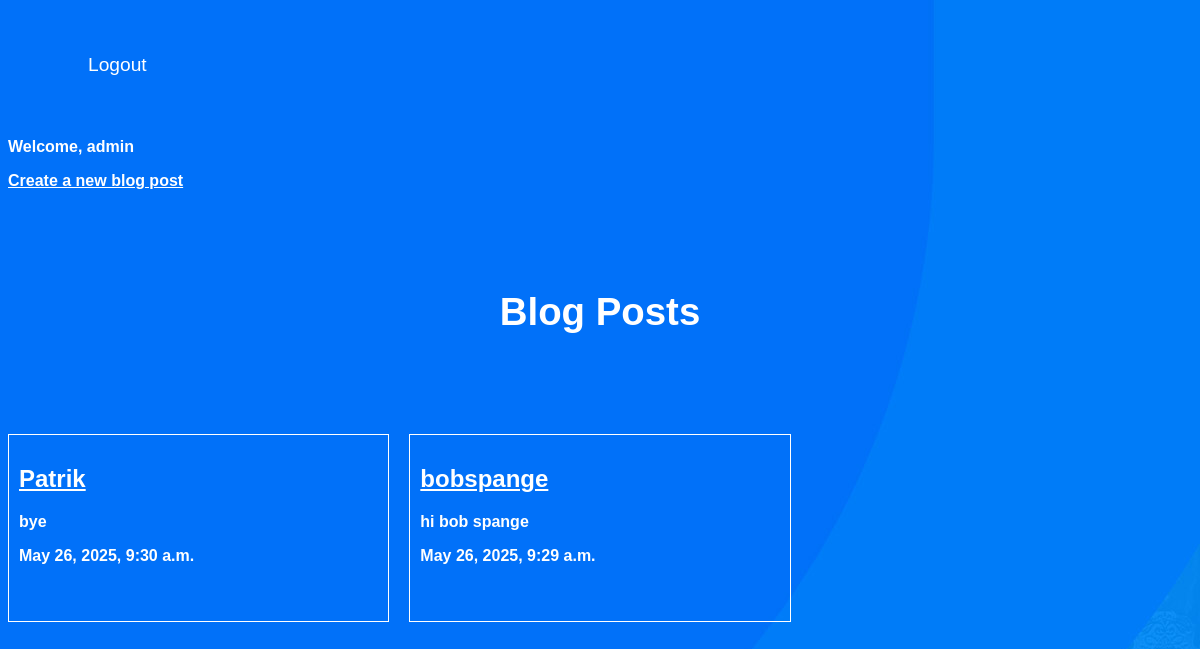
Before: / (signed in) with the older database file.
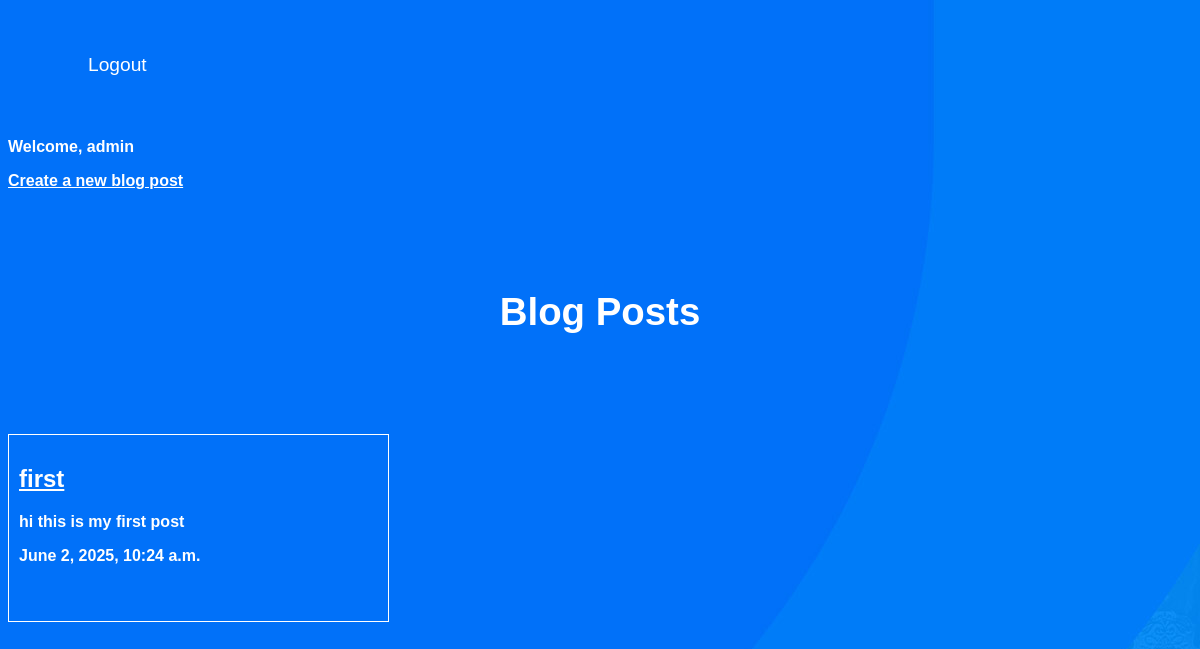
After: the same page with the newer database file.
### Blogs/models.py (models this page shows, shortened)
class Blog(models.Model):
    author = models.ForeignKey(User, default=None, on_delete=models.CASCADE)
    title = models.CharField(max_length=200)
    slug = models.SlugField(max_length=200, unique=True)
    body = models.TextField()
    date = models.DateTimeField(auto_now_add=True)
    image = models.ImageField(default='default.jpg', blank=True, null=True)
    def snippet(self):
        return self.body[:50]

### Blogs/views.py (the view)
# urls.py: path('',views.list, name='list'),
def list(request):
    list_of_blogs = models.Blog.objects.all().order_by('-date')
    return render(request,'Blogs/list.html',{'list_of_blogs': list_of_blogs})

### Blogs/templates/Blogs/list.html (shortened to what this page needs)
{% extends 'base.html' %}
{% block contant %}
  {% if user.is_authenticated %}
    <p>Welcome, {{ user.username }}</p>
    <a href="{% url 'Blogs:create' %}">Create a new blog post</a>
  {% endif %}
  <h1>Blog Posts</h1>
  <div class="Blogs">
    {% for post in list_of_blogs %}
      <div class="Blog">
        <h2>
          <a href="{% url 'Blogs:detail' slug=post.slug %}">{{ post.title }}</a>
        </h2>
        <p>{{ post.snippet }}</p>
        <p>{{ post.date }}</p>
      </div>
    {% endfor %}
  </div>
{% endblock %}

### templates/base.html (shortened to what this page needs)
{% load static %}
<!DOCTYPE html>
<html lang="en">
  <head>
    <link rel="stylesheet" type="text/css" href="{% static 'stayle.css' %}">
  </head>
  <body>
    <header><nav>
    <ul>
    {% if user.is_authenticated %}
      <li>
        <form class="logout" action="{% url 'accounts:logout' %}" method="post" style="display:inline;">
          <button type="submit">Logout</button>
        </form>
      </li>
      {% else %}
      <li><a href="{% url 'accounts:login' %}">Login</a></li>
      <li><a href="{% url 'accounts:sing_up' %}">Sign Up</a></li>
    {% endif %}
    </ul>
    </nav>
  </header>
  <div class="wrapper">
    {% block contant %}
    {% endblock %}
  </div>
    </body>
</html>

### static/stayle.css (style rules this page uses)
body { font-weight: bolder; font-family: Arial, Helvetica, sans-serif; background-color: #ffffff; background-image: url(banner-bg.jpg); background-attachment: fixed; background-repeat: no-repeat; color: #ffffff; }
header { display:grid; grid-template-columns:1fr 1fr; padding:20px 0; }
nav li { display: inline-block; margin-left: 20px; justify-content: left; gap: 20px; }
nav button { background: none; color: #ffffff; border: none; padding: 10px 20px; border-radius: 5px; cursor: pointer; font-size: 1.2rem; }
.wrapper { max-height: 960px; margin: 0 auto; }
div.wrapper h1 { color: #ffffff; text-align: center; font-size: 2.4em; margin: 100px auto; }
.Blogs { display: grid; grid-template-columns: 1fr 1fr 1fr; gap: 20px; }
.Blog { padding:10px; border:1px solid #ffffff; position:relative; padding-bottom:40px; }
a { color: #ffffff; text-decoration: underline; }

Changed rows visible on the page:
removed Blog: title "Patrik", snippet "bye", date "May 26, 2025, 9:30 a.m."
removed Blog: title "bobspange", snippet "hi bob spange", date "May 26, 2025, 9:29 a.m."
added Blog: title "first", snippet "hi this is my first post", date "June 2, 2025, 10:24 a.m."
